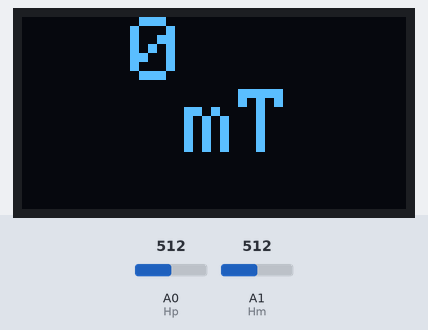
Recording of a sketch running on a simulated Arduino Uno, built with avr-gcc and run on an emulated ATmega328P. On the bench: 128×64 one-colour display. The inputs (shaded band) are chosen by the test bench; at power-on: A0 (Hp) = 512, A1 (Hm) = 512.

Above: at 1.8 s.
1.9 s: A0 (Hp) set to 716
At 2.5 s:
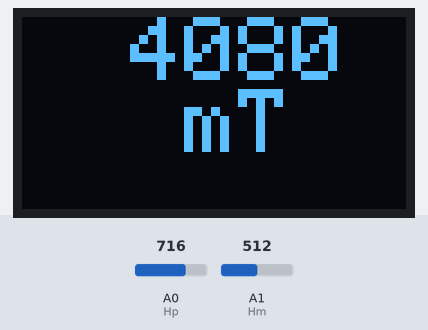
3.6 s: A1 (Hm) set to 306
At 4.9 s:
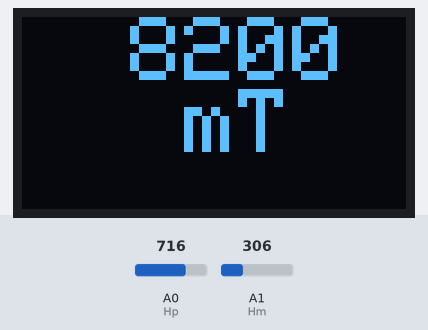
5.6 s: A0 (Hp) set to 900
At 7.3 s:
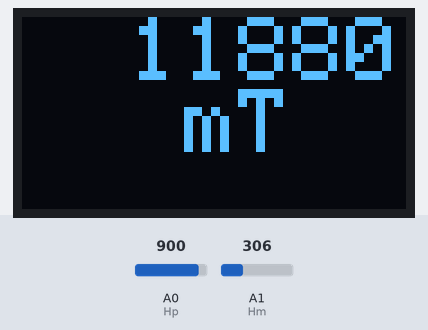
7.7 s: A1 (Hm) set to 122
At 9.4 s:
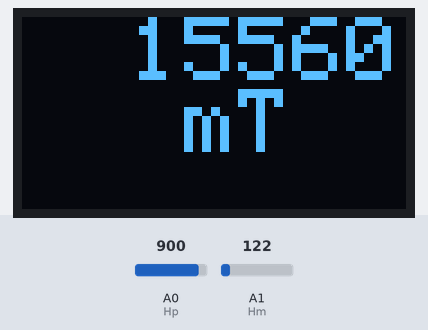
9.7 s: A1 (Hm) set to 0
At 10.9 s:
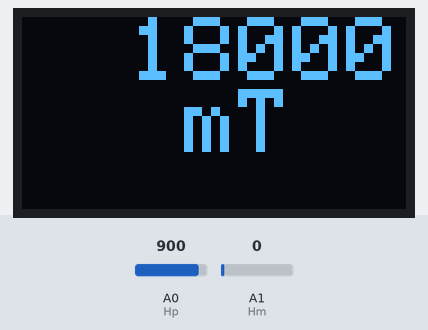
11.8 s: A0 (Hp) set to 1023
At 13.3 s:
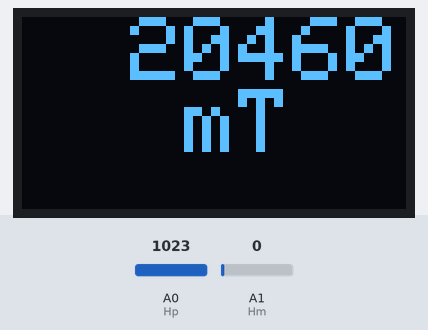
Timing chart, 0 to 14.8 s (numbered marks = the images above; inputs shaded):
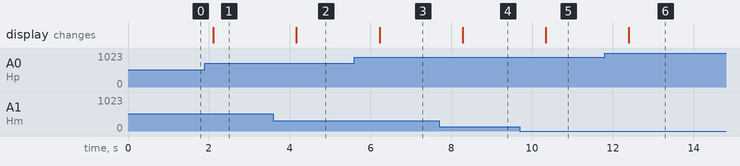

The sketch:

Teslameter.ino
```cpp
// Тесламетр на датчике Холла (версия для 5 В)
#include <SPI.h>
#include <Wire.h>
#include <Adafruit_GFX.h>
#include <Adafruit_SSD1306.h>

#define SCREEN_WIDTH 128
#define SCREEN_HEIGHT 64

#define OLED_MOSI   9
#define OLED_CLK   10
#define OLED_DC    11
#define OLED_CS    12
#define OLED_RESET 13
Adafruit_SSD1306 display(SCREEN_WIDTH, SCREEN_HEIGHT,
  OLED_MOSI, OLED_CLK, OLED_DC, OLED_RESET, OLED_CS);

#define Hp 0
#define Hm 1

#define time_ind 1000 // время индикации в мс

void setup()
{
  display.begin();
  display.setTextSize(3);
  display.setTextColor(WHITE);
  pinMode(Hp, INPUT);
  pinMode(Hm, INPUT);
}

void loop()
{
  display.clearDisplay();
  display.setCursor(0, 0);
  int x1 = analogRead(Hp);
  int x2 = analogRead(Hm);
  // пересчёт ведётся по формуле res = a * (5000 / 1024) * (3 /280) / 2.6 * 1000
  int res = abs(x1 - x2) * 20; // результат в мТл
  display.print("  ");
  display.println(res, DEC);
  display.print("   mT");
  display.display();
  delay(time_ind);
}
```

Measured:
- after the input at 1.9 s, the display: changes after 0.21 s (image 1)
- after the input at 3.6 s, the display: changes after 0.57 s (image 2)
- after the input at 5.6 s, the display: changes after 0.63 s (image 3)
- after the input at 7.7 s, the display: changes after 0.58 s (image 4)
- after the input at 9.7 s, the display: changes after 0.64 s (image 5)
- after the input at 11.8 s, the display: changes after 0.59 s (image 6)
